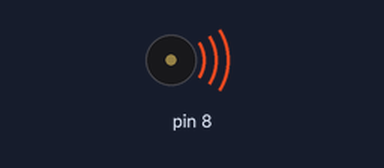
This sketch was run on a simulated Arduino Uno, built with avr-gcc and run on an emulated ATmega328P. Shown: buzzer (waves = sounding).

Above: at 0.1 s.
At 25.7 s:
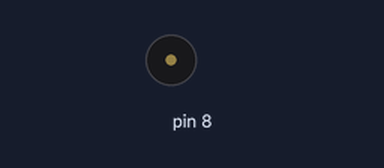
Timing chart, 0 to 27.2 s (numbered marks = the images above):
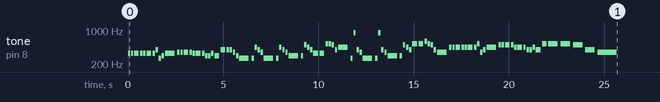

The sketch:

jingle_bells.ino
```cpp
#include "pitches.h"

/*
  DO  C4
  RE  D4
  MI  E4
  FA  F4
  SOL G4
  LA  A4
  SI  B4
  DO  C5
*/

// notes in the melody:
int melody[] = {
  NOTE_E4, NOTE_E4, NOTE_E4, NOTE_E4, NOTE_E4, NOTE_E4,
  NOTE_E4, NOTE_G4, NOTE_C4, NOTE_D4, NOTE_E4,
  NOTE_F4, NOTE_F4, NOTE_F4, NOTE_F4, NOTE_E4, NOTE_E4,
  NOTE_E4, NOTE_D4, NOTE_D4, NOTE_E4, NOTE_D4, NOTE_G4,

  NOTE_G4, NOTE_G4, NOTE_F4, NOTE_D4, NOTE_C4,
  NOTE_C4, NOTE_A4, NOTE_G4, NOTE_F4, NOTE_C4,
  NOTE_C4, NOTE_A4, NOTE_G4, NOTE_F4, NOTE_D4,
  NOTE_D4, NOTE_B4, NOTE_A4, NOTE_G4, NOTE_E4, NOTE_E4,

  NOTE_C5, NOTE_C5, NOTE_B4, NOTE_G4, NOTE_A4,
  NOTE_C4, NOTE_A5, NOTE_G4, NOTE_F4, NOTE_C4,
  NOTE_C4, NOTE_A5, NOTE_G4, NOTE_F4, NOTE_D4,
  NOTE_D4, NOTE_B4, NOTE_A4, NOTE_G4, NOTE_C5, NOTE_C5,

  NOTE_D5, NOTE_C5, NOTE_B4, NOTE_G4, NOTE_F4,
  NOTE_A4, NOTE_A4, NOTE_A4, NOTE_A4, NOTE_A4, NOTE_A4,
  NOTE_A4, NOTE_C5, NOTE_F4, NOTE_G4, NOTE_A4,
  NOTE_B4, NOTE_B4, NOTE_B4, NOTE_B4, NOTE_A4, NOTE_A4,

  NOTE_A4, NOTE_G4, NOTE_G4, NOTE_A4, NOTE_G4, NOTE_C5,
  NOTE_C5, NOTE_C5,
  NOTE_B4, NOTE_G4,
  NOTE_F4
};

// note durations: 4 = quarter note, 8 = eighth note, etc.:
int noteDurations[] = {
  8, 8, 4, 8, 8, 4,
  8, 8, 8, 8, 2,
  8, 8, 4, 8, 8, 4,
  8, 8, 8, 8, 4, 4,

  8, 8, 8, 8, 2,
  8, 8, 8, 8, 2,
  8, 8, 8, 8, 2,
  8, 8, 8, 8, 4, 4,

  8, 8, 8, 8, 2,
  8, 8, 8, 8, 2,
  8, 8, 8, 8, 2,
  8, 8, 8, 8, 4, 4,

  8, 8, 8, 8, 2,
  8, 8, 4, 8, 8, 4,
  8, 8, 8, 8, 2,
  8, 8, 4, 8, 8, 4,

  8, 8, 8, 8, 4, 4,
  2, 2,
  2, 2,
  1
};

void setup() {
  for (int thisNote = 0; thisNote < sizeof(melody)/sizeof(int); thisNote++) {
    int noteDuration = 1000 / noteDurations[thisNote];
    tone(8, melody[thisNote], noteDuration);

    int pauseBetweenNotes = noteDuration * 1.30;
    delay(pauseBetweenNotes);

    noTone(8);
  }
}

void loop() {
  // no need to repeat the melody.
}
```

pitches.h
```cpp
/*************************************************
 * Public Constants
 *************************************************/

#define NOTE_B0  31
#define NOTE_C1  33
#define NOTE_CS1 35
#define NOTE_D1  37
#define NOTE_DS1 39
#define NOTE_E1  41
#define NOTE_F1  44
#define NOTE_FS1 46
#define NOTE_G1  49
#define NOTE_GS1 52
#define NOTE_A1  55
#define NOTE_AS1 58
#define NOTE_B1  62
#define NOTE_C2  65
#define NOTE_CS2 69
#define NOTE_D2  73
#define NOTE_DS2 78
#define NOTE_E2  82
#define NOTE_F2  87
#define NOTE_FS2 93
#define NOTE_G2  98
#define NOTE_GS2 104
#define NOTE_A2  110
#define NOTE_AS2 117
#define NOTE_B2  123
#define NOTE_C3  131
#define NOTE_CS3 139
#define NOTE_D3  147
#define NOTE_DS3 156
#define NOTE_E3  165
#define NOTE_F3  175
#define NOTE_FS3 185
#define NOTE_G3  196
#define NOTE_GS3 208
#define NOTE_A3  220
#define NOTE_AS3 233
#define NOTE_B3  247
#define NOTE_C4  262
#define NOTE_CS4 277
#define NOTE_D4  294
#define NOTE_DS4 311
#define NOTE_E4  330
#define NOTE_F4  349
#define NOTE_FS4 370
#define NOTE_G4  392
#define NOTE_GS4 415
#define NOTE_A4  440
#define NOTE_AS4 466
#define NOTE_B4  494
#define NOTE_C5  523
#define NOTE_CS5 554
#define NOTE_D5  587
#define NOTE_DS5 622
#define NOTE_E5  659
#define NOTE_F5  698
#define NOTE_FS5 740
#define NOTE_G5  784
#define NOTE_GS5 831
#define NOTE_A5  880
#define NOTE_AS5 932
#define NOTE_B5  988
#define NOTE_C6  1047
#define NOTE_CS6 1109
#define NOTE_D6  1175
#define NOTE_DS6 1245
#define NOTE_E6  1319
#define NOTE_F6  1397
#define NOTE_FS6 1480
#define NOTE_G6  1568
#define NOTE_GS6 1661
#define NOTE_A6  1760
#define NOTE_AS6 1865
#define NOTE_B6  1976
#define NOTE_C7  2093
#define NOTE_CS7 2217
#define NOTE_D7  2349
#define NOTE_DS7 2489
#define NOTE_E7  2637
#define NOTE_F7  2794
#define NOTE_FS7 2960
#define NOTE_G7  3136
#define NOTE_GS7 3322
#define NOTE_A7  3520
#define NOTE_AS7 3729
#define NOTE_B7  3951
#define NOTE_C8  4186
#define NOTE_CS8 4435
#define NOTE_D8  4699
#define NOTE_DS8 4978
```
